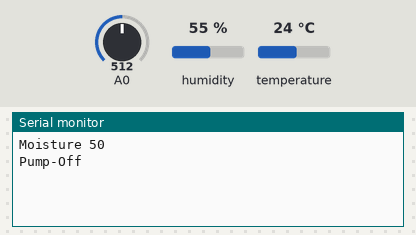
This sketch was run on a simulated ESP8266 (NodeMCU). Parts: the last lines printed to the serial monitor. Inputs (shaded band) come from the test bench; at power-on: A0 = 512, humidity 55 %, temperature 24 °C. WiFi joins after 1.5 s; servers stay silent unless stated.

Above: at 3.0 s.
3.1 s: A0 set to 702
At 4.4 s:
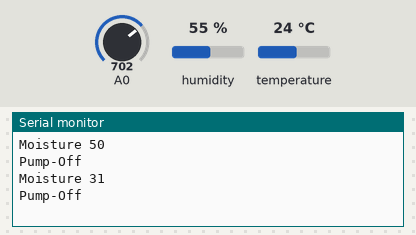
4.6 s: A0 set to 725
At 5.6 s:
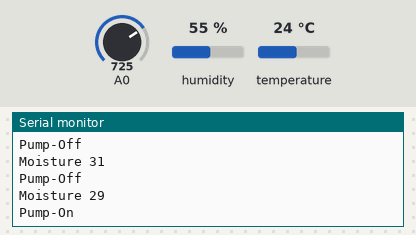
Timing chart, 0 to 7.6 s (numbered marks = the images above; inputs shaded):
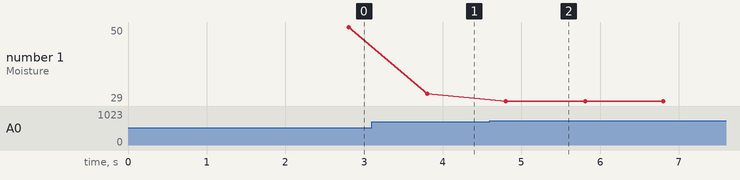

Measured:
- the behaviour switches between 716 and 717 on A0 (found by bisection; images 1 and 2)
- after the input at 3.1 s, the serial monitor: prints a new line after 0.70 s (image 1)
- after the input at 4.6 s, the serial monitor: prints a new line after 0.20 s (image 2)
- plotted number 1: 50 → 31 after the input at 3.1 s, 31 → 29 after the input at 4.6 s

The sketch:

__Blynk_Moisture_Bridge.ino
```cpp
/**************************************************************
   Blynk Bridge - Communication between ESP8266
   Sketch code for the master module (module which will command others)
   www.geekstips.com
 **************************************************************/
#define BLYNK_PRINT Serial

#include <ESP8266WiFi.h>
#include <BlynkSimpleEsp8266.h>
#include <DHT.h>

// You should get Auth Token in the Blynk App.
// Go to the Project Settings (nut icon).
char auth[] = "------esp8266 with Sensor token -------";

// Your WiFi credentials.
// Set password to "" for open networks.
char ssid[] = "YourWifiSSID";
char pass[] = "YourWiFiPassword";

#define DHTPIN 2 // What digital pin we're connected to

//#define DHTTYPE DHT11   // DHT 11
  #define DHTTYPE DHT22   // DHT 22, AM2302, AM2321
//#define DHTTYPE DHT21   // DHT 21, AM2301

DHT dht(DHTPIN, DHTTYPE);
BlynkTimer timer;
WidgetBridge bridge_valve(V1);
WidgetBridge bridge_pump(V2);

BLYNK_CONNECTED() {
  // Place the AuthToken of the second hardware here
  bridge_valve.setAuthToken("----esp8266 with Valve Relay token ------");
  bridge_pump.setAuthToken("----esp8266 with Pump Relay token -------");
}

void sendSensor(){
  // get readings from the DHT22 sensor
  float h = dht.readHumidity();
  float t = dht.readTemperature(); // or dht.readTemperature(true) for Fahrenheit
  int a = analogRead(A0);
  int m = (1024-a)*100/1024;

  Serial.print("Moisture ");
  Serial.println(m);

  if (isnan(h) || isnan(t)) {
    // Serial.println("Failed to read from DHT sensor!");
    // return;
    delay(10);
  }

  // Send command to the second ESP
  // WHEN Temperature IS OVER 34 C
  // in order to open the 220V Relay
  // Also update the VIRTUAL port 5
  // on the second ESP
  if(m < 30){
     Serial.println("Pump-On");
     bridge_valve.digitalWrite(2, 1);
     bridge_valve.virtualWrite(V5, 1);
     bridge_pump.digitalWrite(2, 1);
     bridge_pump.virtualWrite(V5, 1);
  }else{
     Serial.println("Pump-Off");
     bridge_valve.digitalWrite(2, 0);
     bridge_valve.virtualWrite(V5, 0);
     bridge_pump.digitalWrite(2, 0);
     bridge_pump.virtualWrite(V5, 0);
  }

  // Send temperature and humidity to Blynk App
  // on VIRTUAL ports 5 and 6 in order to
  // display on Gauge Widget
  Blynk.virtualWrite(V5, h);
  Blynk.virtualWrite(V6, t);
  Blynk.virtualWrite(V7, m);
}

void setup(){
  Serial.begin(115200);
  Blynk.begin(auth, ssid, pass);
  dht.begin();

  timer.setInterval(1000L, sendSensor);
}

void loop(){
  Blynk.run();
  timer.run();
}
```
